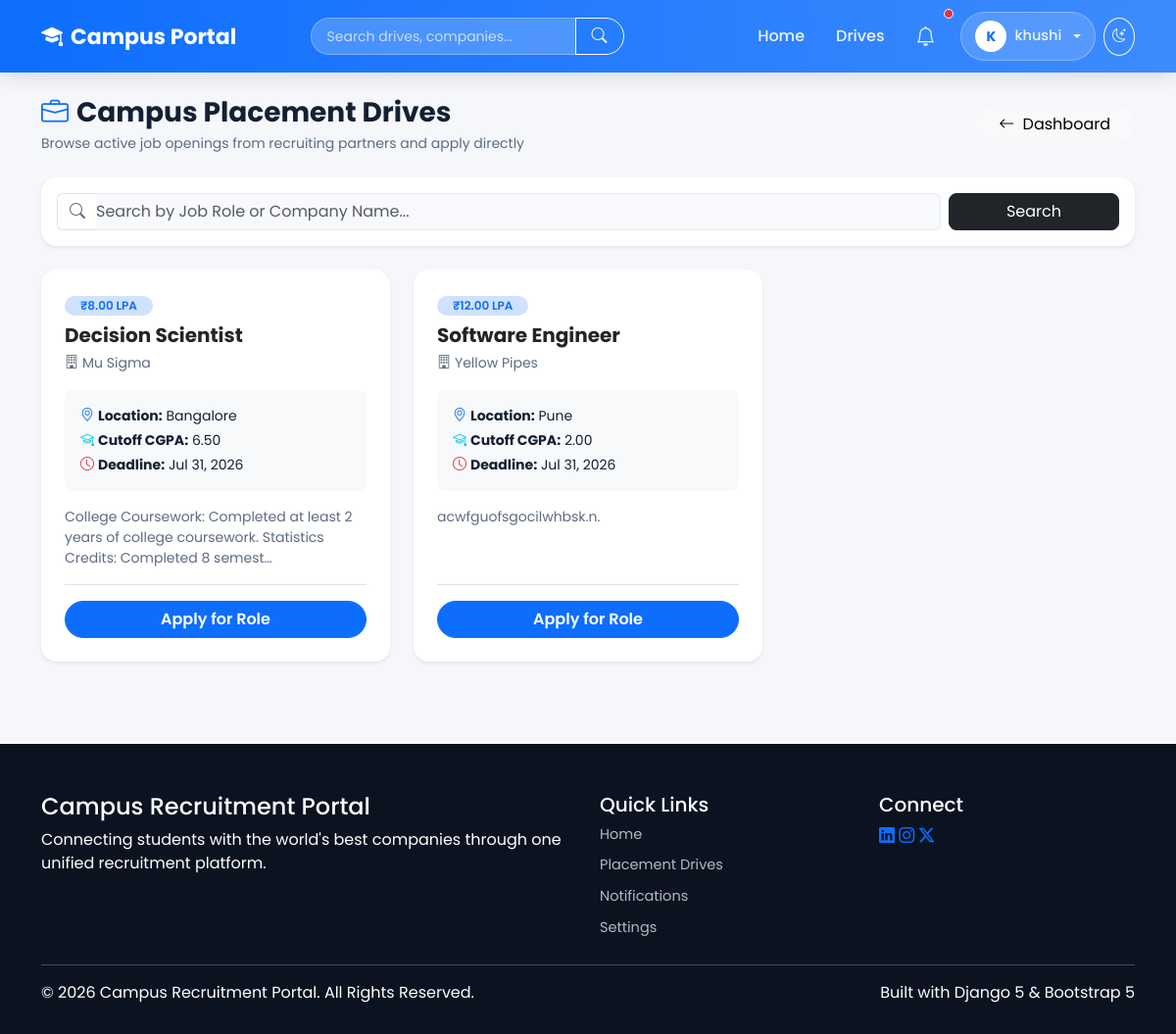
Page /student/placement-drives/ (signed in) on the committed database.
### accounts/models.py (models this page shows, shortened)
class CustomUser(AbstractUser):
    ROLE_CHOICES = [
        ("student", "Student"),
        ("recruiter", "Recruiter"),
        ("placement_officer", "Placement Officer"),
    ]
    email = models.EmailField(unique=True)
    phone_number = models.CharField(
        max_length=15,
        blank=True
    )
    role = models.CharField(
        max_length=25,
        choices=ROLE_CHOICES,
        default="student",
    )
    objects = CustomUserManager()
    USERNAME_FIELD = "email"
    REQUIRED_FIELDS = ["username"]

### placement/models.py (models this page shows, shortened)
class PlacementDrive(models.Model):
    company = models.ForeignKey(
        Company,
        on_delete=models.CASCADE,
        related_name="drives"
    )
    job_role = models.CharField(max_length=150)
    package = models.DecimalField(
        max_digits=8,
        decimal_places=2
    )
    location = models.CharField(max_length=100)
    eligibility_cgpa = models.DecimalField(
        max_digits=4,
        decimal_places=2
    )
    description = models.TextField()
    deadline = models.DateField()
    created_by = models.ForeignKey(
        PlacementOfficerProfile,
        on_delete=models.SET_NULL,
        null=True,
        blank=True
    )
    recruiter = models.ForeignKey(
        "recruiters.RecruiterProfile",
        on_delete=models.SET_NULL,
        null=True,
        blank=True,
        related_name="created_drives"
    )
    created_at = models.DateTimeField(default=timezone.now)
    is_active = models.BooleanField(default=True)

class Company(models.Model):
    name = models.CharField(max_length=150)
    website = models.URLField(blank=True)
    email = models.EmailField(blank=True)
    description = models.TextField(blank=True)
    location = models.CharField(max_length=100)
    logo = models.ImageField(
        upload_to="company_logos/",
        blank=True,
        null=True
    )
    recruiter = models.ForeignKey(
        "recruiters.RecruiterProfile",
        on_delete=models.SET_NULL,
        null=True,
        blank=True,
        related_name="companies"
    )
    is_approved = models.BooleanField(default=True)

### students/views.py (the view)
# urls.py: path("placement-drives/", views.placement_drives, name="placement_drives"),
@login_required
def placement_drives(request):
    drives = PlacementDrive.objects.filter(is_active=True).select_related("company").order_by("-created_at")
    student = StudentProfile.objects.filter(user=request.user).first()
    applied_drive_ids = Application.objects.filter(student=student).values_list("drive_id", flat=True) if student else []
    search_query = request.GET.get("search", "")
    if search_query:
        drives = drives.filter(job_role__icontains=search_query) | drives.filter(company__name__icontains=search_query)
    return render(
        request,
        "students/placement_drives.html",
        {
            "drives": drives,
            "applied_drive_ids": applied_drive_ids,
            "search_query": search_query,
        }
    )

### templates/students/placement_drives.html (shortened to what this page needs)
{% extends "base.html" %}
{% block content %}
<div class="container py-4">
    <div class="d-flex flex-column flex-md-row align-items-md-center justify-content-between mb-4">
        <div>
            <h3 class="fw-bold mb-1"><i class="bi bi-briefcase text-primary me-2"></i>Campus Placement Drives</h3>
            <p class="text-muted small mb-0">Browse active job openings from recruiting partners and apply directly</p>
        </div>
        <div class="mt-3 mt-md-0">
            <a href="{% url 'student_dashboard' %}" class="btn btn-light rounded-pill px-4">
                <i class="bi bi-arrow-left me-1"></i> Dashboard
            </a>
        </div>
    </div>
    <div class="card border-0 shadow-sm rounded-4 p-3 bg-white mb-4">
        <form method="GET" class="row g-2 align-items-center">
            <div class="col-md-10">
                <div class="input-group">
                    <span class="input-group-text bg-transparent border-end-0"><i class="bi bi-search text-muted"></i></span>
                    <input type="text" name="search" class="form-control border-start-0 ps-0" placeholder="Search by Job Role or Company Name..." value="{{ search_query }}">
                </div>
            </div>
            <div class="col-md-2 d-grid">
                <button type="submit" class="btn btn-dark rounded-3">Search</button>
            </div>
        </form>
    </div>
    {% if drives %}
    <div class="row g-4">
        {% for drive in drives %}
        <div class="col-md-6 col-lg-4">
            <div class="card border-0 shadow-sm rounded-4 h-100 bg-white p-4 d-flex flex-column hover-lift">
                <div class="d-flex justify-content-between align-items-start mb-3">
                    <div>
                        <span class="badge bg-primary-subtle text-primary rounded-pill px-3 py-1 mb-2 fw-semibold">₹{{ drive.package }} LPA</span>
                        <h5 class="fw-bold mb-1 text-dark">{{ drive.job_role }}</h5>
                        <small class="text-muted"><i class="bi bi-building me-1"></i>{{ drive.company.name }}</small>
                    </div>
                </div>
                <div class="bg-light p-3 rounded-3 mb-3 small">
                    <div class="mb-1"><i class="bi bi-geo-alt me-1 text-primary"></i><strong>Location:</strong> {{ drive.location }}</div>
                    <div class="mb-1"><i class="bi bi-mortarboard me-1 text-info"></i><strong>Cutoff CGPA:</strong> {{ drive.eligibility_cgpa }}</div>
                    <div><i class="bi bi-clock me-1 text-danger"></i><strong>Deadline:</strong> {{ drive.deadline|date:"M d, Y" }}</div>
                </div>
                <p class="text-muted small flex-grow-1 mb-3">{{ drive.description|truncatechars:110 }}</p>
                <div class="mt-auto pt-3 border-top d-flex justify-content-between align-items-center">
                    {% if drive.id in applied_drive_ids %}
                        <span class="badge bg-secondary rounded-pill px-3 py-2">Already Applied</span>
                    {% else %}
                        <a href="{% url 'apply_drive' drive.id %}" class="btn btn-primary rounded-pill px-4 fw-semibold w-100">
                            Apply for Role
                        </a>
                    {% endif %}
                </div>
            </div>
        </div>
        {% endfor %}
    </div>
    {% else %}
    <div class="card border-0 shadow-sm rounded-4 p-5 text-center bg-white">
        <i class="bi bi-briefcase fs-1 text-muted"></i>
        <h5 class="fw-bold mt-3">No Drives Found</h5>
        <p class="text-muted">There are no active placement drives matching your criteria.</p>
    </div>
    {% endif %}
</div>
{% endblock %}

### templates/base.html (shortened to what this page needs)
<!DOCTYPE html>
<html lang="en">
<head>
<link href="https://cdn.jsdelivr.net/npm/bootstrap@5.3.3/dist/css/bootstrap.min.css" rel="stylesheet">
<link rel="stylesheet" href="https://cdn.jsdelivr.net/npm/bootstrap-icons@1.11.3/font/bootstrap-icons.min.css">
</head>
<body>
<nav class="navbar navbar-expand-lg sticky-top">
<div class="container">
    <a class="navbar-brand" href="/"><i class="bi bi-mortarboard-fill"></i> Campus Portal</a>
    <div class="collapse navbar-collapse" id="nav">
        <form action="{% url 'global_search' %}" method="GET" class="d-flex mx-auto my-2 my-lg-0" style="max-width: 320px; width: 100%;">
            <div class="input-group">
                <input type="text" name="q" class="form-control nav-search-input" placeholder="Search drives, companies..." value="{{ request.GET.q }}">
                <button class="btn btn-outline-light rounded-end-pill px-3" type="submit"><i class="bi bi-search"></i></button>
            </div>
        </form>
        <ul class="navbar-nav ms-auto align-items-lg-center">
            <li class="nav-item">
                <a class="nav-link {% if request.resolver_match.url_name == 'home' %}active{% endif %}" href="/">Home</a>
            </li>
            <li class="nav-item">
                <a class="nav-link" href="{% url 'placement_drives' %}">Drives</a>
            </li>
            {% if user.is_authenticated %}
                <li class="nav-item me-2">
                    <a class="nav-link position-relative" href="{% url 'notifications_list' %}" title="Notifications">
                        <i class="bi bi-bell fs-5"></i>
                        {% if user.notifications.filter.is_read.count > 0 or user.notifications.count > 0 %}
                            <span class="position-absolute top-0 start-100 translate-middle p-1 bg-danger border border-light rounded-circle"></span>
                        {% endif %}
                    </a>
                </li>
                <li class="nav-item dropdown">
                    <a class="nav-link user-menu-toggle dropdown-toggle" href="#" role="button" data-bs-toggle="dropdown">
                        <span class="user-avatar-circle">{{ user.first_name|default:user.username|first|upper }}</span>
                        <span>{{ user.first_name|default:user.username }}</span>
                    </a>
                </li>
            {% endif %}
            <li class="nav-item ms-lg-2 mt-2 mt-lg-0">
                <button onclick="toggleTheme()" class="btn btn-sm btn-outline-light rounded-circle p-2" id="themeToggleBtn" title="Toggle Theme" aria-label="Toggle theme">
                    <i class="bi bi-moon-stars"></i>
                </button>
            </li>
        </ul>
    </div>
</div>
</nav>
<main>
{% block content %}
{% endblock %}
</main>
<footer>
<div class="container">
    <div class="row">
        <div class="col-md-6 mb-4 mb-md-0">
            <h4>Campus Recruitment Portal</h4>
            <p>Connecting students with the world's best companies through one unified recruitment platform.</p>
        </div>
        <div class="col-md-3 mb-4 mb-md-0">
            <h5>Quick Links</h5>
            <a href="/" class="footer-link">Home</a>
            <a href="{% url 'placement_drives' %}" class="footer-link">Placement Drives</a>
            <a href="{% url 'notifications_list' %}" class="footer-link">Notifications</a>
            <a href="{% url 'user_settings' %}" class="footer-link">Settings</a>
        </div>
        <div class="col-md-3">
            <h5>Connect</h5>
            <div>
                <a href="#" class="social-icon"><i class="bi bi-linkedin"></i></a>
                <a href="#" class="social-icon"><i class="bi bi-instagram"></i></a>
                <a href="#" class="social-icon"><i class="bi bi-twitter-x"></i></a>
            </div>
        </div>
    </div>
    <hr>
    <div class="d-flex flex-column flex-md-row justify-content-between align-items-center">
        <p class="footer-bottom mb-0">© 2026 Campus Recruitment Portal. All Rights Reserved.</p>
        <p class="footer-bottom mb-0">Built with Django 5 & Bootstrap 5</p>
    </div>
</div>
</footer>
</body>
</html>

### templates/base.html (style rules this page uses)
:root { --brand-blue: #0d6efd; --brand-blue-light: #3d8bfd; --brand-dark: #0b1320; --text-muted: #5c6b82; --bg-soft: #f5f7fb; --surface: #ffffff; --surface-2: #f8f9fc; --border-color: #e5eaf2; --text-color: #142033; --radius-lg: 20px; --radius-md: 14px; }
body { font-family: 'Poppins', sans-serif; background: var(--bg-soft); color: var(--text-color); display: flex; flex-direction: column; min-height: 100vh; transition: background-color 0.3s ease, color 0.3s ease; }
main { flex: 1; }
a { color: var(--brand-blue); }
.card, .list-group-item, .table, .form-control, .form-select, .alert { border-color: var(--border-color); }
.card { background: var(--surface); color: var(--text-color); border: 1px solid var(--border-color); border-radius: var(--radius-lg); box-shadow: 0 10px 30px rgba(0, 0, 0, 0.06); }
.form-control, .form-select, .form-control:focus, .form-select:focus { background: var(--surface-2); color: var(--text-color); border-color: var(--border-color); }
.text-muted { color: var(--text-muted) !important; }
.navbar { background: linear-gradient(90deg, var(--brand-blue), var(--brand-blue-light)); box-shadow: 0 4px 20px rgba(0, 0, 0, .12); padding: 12px 0; }
.navbar-brand { font-size: 22px; font-weight: 700; color: #fff !important; display: flex; align-items: center; gap: 8px; }
.nav-link { color: rgba(255, 255, 255, .9) !important; font-weight: 500; margin-left: 4px; padding: 8px 14px !important; border-radius: 30px; transition: .25s; }
.nav-search-input { background: rgba(255, 255, 255, 0.2); border: 1px solid rgba(255, 255, 255, 0.3); color: #fff; border-radius: 30px; padding: 6px 16px; font-size: 14px; }
.nav-search-input::placeholder { color: rgba(255, 255, 255, 0.7); }
.user-menu-toggle { display: flex; align-items: center; gap: 8px; background: rgba(255, 255, 255, .15); border: 1px solid rgba(255, 255, 255, .3); color: #fff; border-radius: 30px; padding: 5px 14px 5px 5px; font-weight: 500; font-size: 14.5px; }
.user-avatar-circle { width: 32px; height: 32px; border-radius: 50%; background: #fff; color: var(--brand-blue); font-weight: 700; display: flex; align-items: center; justify-content: center; font-size: 14px; }
.hover-lift { transition: transform 0.25s ease, box-shadow 0.25s ease; }
footer { background: var(--brand-dark); color: #fff; padding: 50px 0 30px; margin-top: 60px; }
footer .footer-link { color: rgba(255, 255, 255, .7); text-decoration: none; display: block; margin-bottom: 10px; font-size: 14.5px; transition: .2s; }

### rows in the picture
CustomUser: first_name|first "K", first_name "khushi"
PlacementDrive: package "8.00", job_role "Decision Scientist", company.name "Mu Sigma", location "Bangalore", eligibility_cgpa "6.50", deadline "Jul 31, 2026", description "College Coursework: Completed at least 2 years of college coursework. Statistics Credits: Completed 8 semest…", shows "Apply for Role"
PlacementDrive: package "12.00", job_role "Software Engineer", company.name "Yellow Pipes", location "Pune", eligibility_cgpa "2.00", deadline "Jul 31, 2026", description "acwfguofsgocilwhbsk.n.", shows "Apply for Role"
